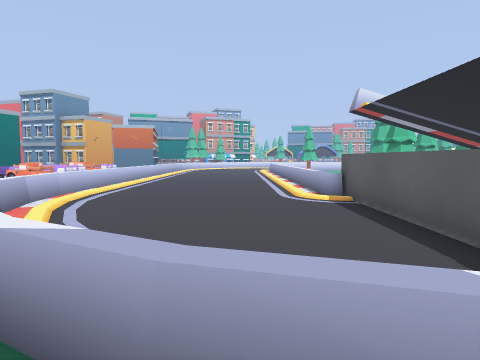
View 1 (above)

24 first-person views from a walk through a level from a Godot 3-D game. The camera is 1.2 m above the floor, tilts 4° down and sees 75° across. The floor is counted in squares, 1 m on a side. Each view is taken from the middle of a square. On the plan, view 1 faces up. The plan holds only what a view shows up to about 13 squares ahead; the rest is blank. The place goes on beyond the plan.

View 2
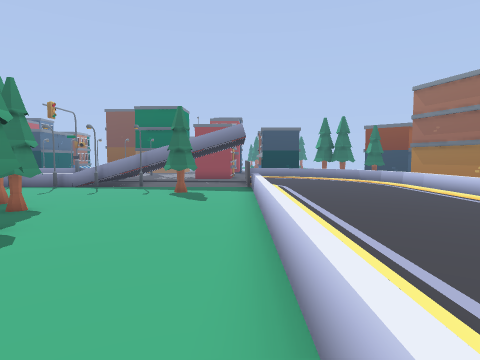

View 3
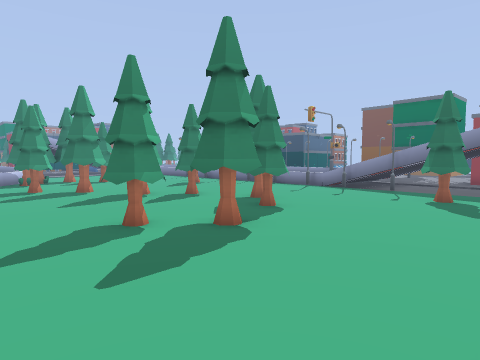

View 4
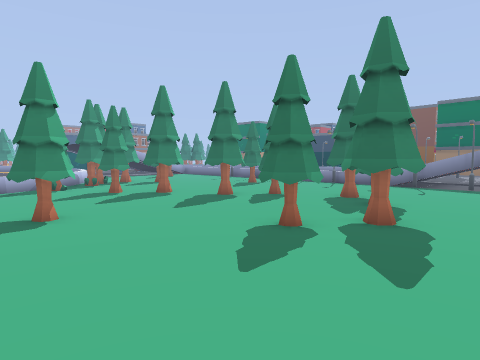

View 5
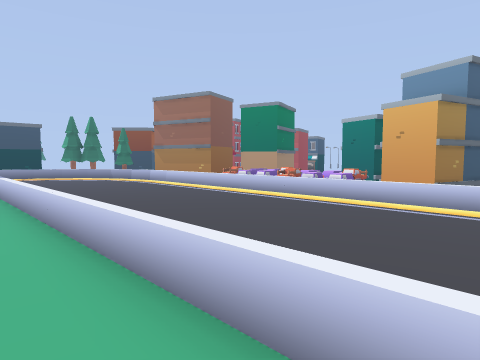

View 6
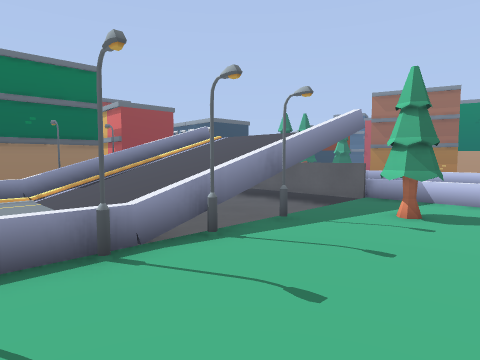

View 7
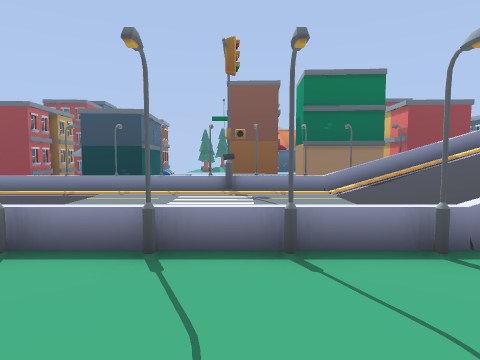

View 8
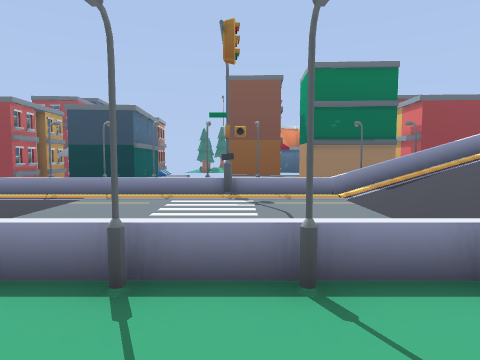

View 9
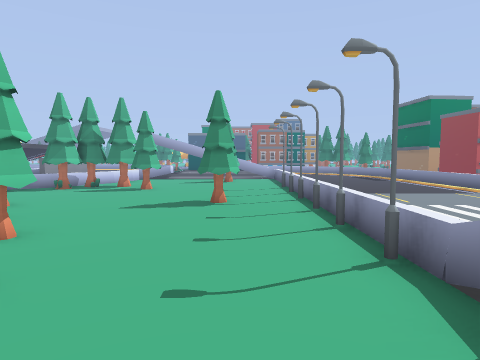

View 10
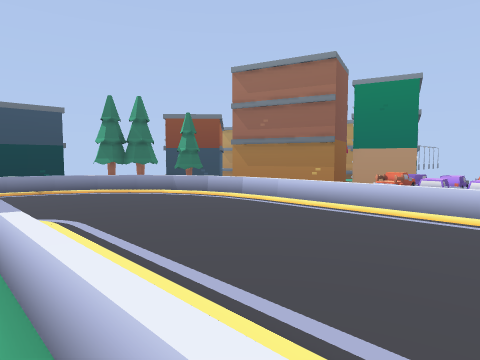

View 11
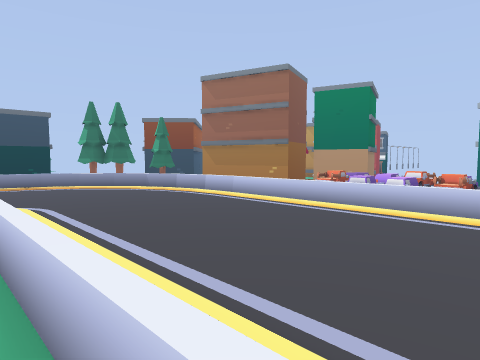

View 12
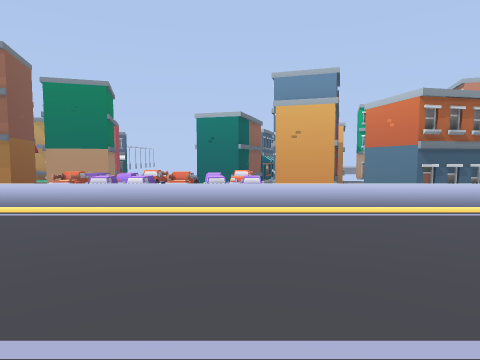

View 13
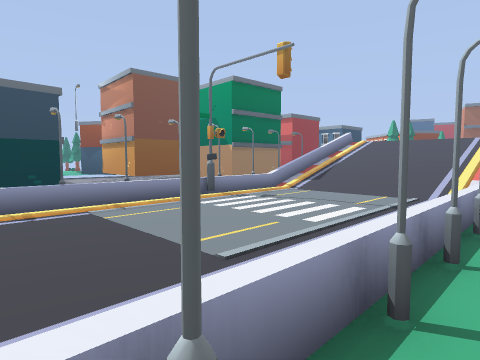

View 14
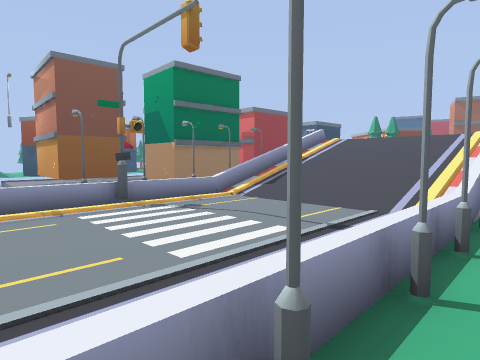

View 15
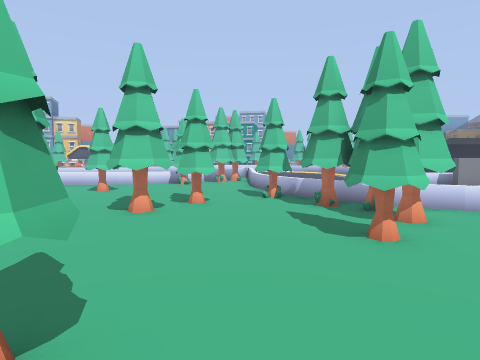

View 16
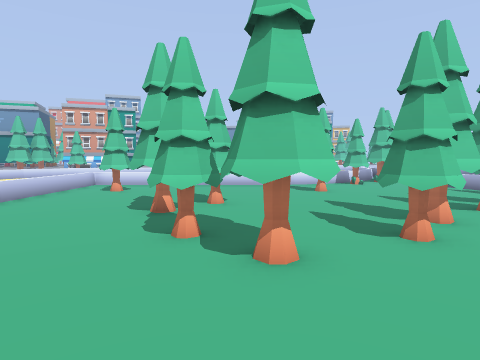

View 17
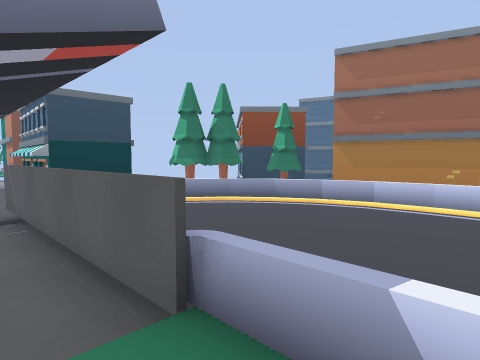

View 18
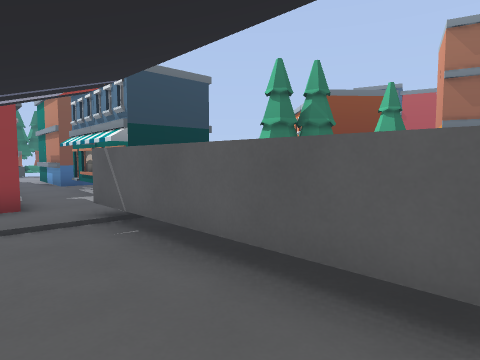

View 19
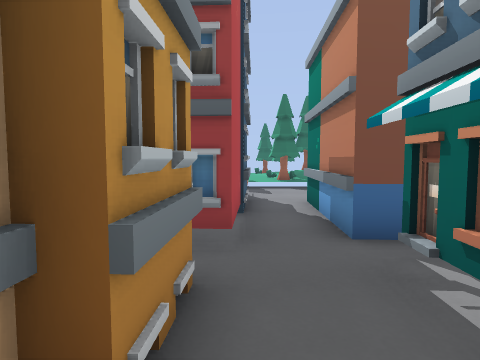

View 20
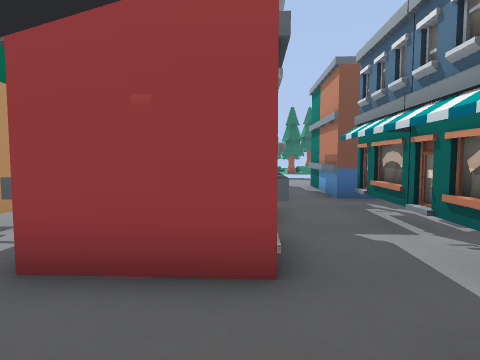

View 21
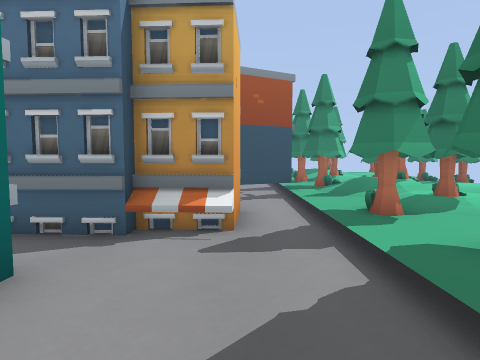

View 22
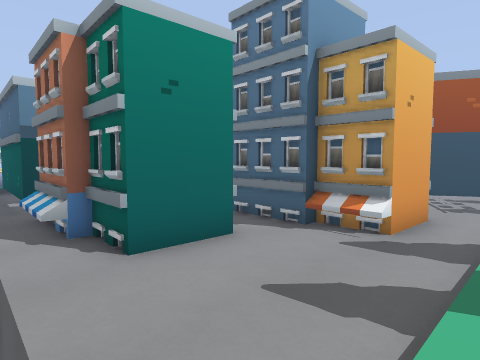

View 23
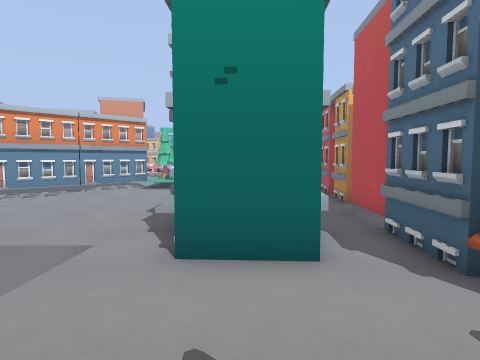

View 24
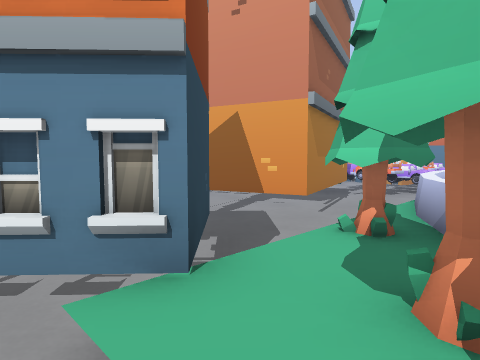

### Floor plan
Key: @ floor where view 1 was taken; # wall or solid block; x gap in a wall; . main floor; : floor 0.25 m higher than the main floor; - floor 0.25 m lower than the main floor; _ floor 0.5 m lower than the main floor; / step, stairs or slope; = window, fence, low wall or low ledge; ^ raised ledge; T thing the floor can be seen under or through; S streetlight; O other object.
Columns run from 11 left of view 1 to 20 right of it. Each row starts with its distance up from view 1.
 22      #=      .... ...........
 21     ##=......=. #............=
 20    # #=......=.##......#.....==
 19    #  =......=...............#=
 18   ##  =......=...............##=
 17   # OO=......=.....#......##..##
 16   OOOO=......=....##......#....#
 15  OOOOO=......=.........##......#
 14  OOOOO=......=.....TT..#......#.
 13   OOOO=......=......TT..........
 12  OOOOO=......=..................
 11  OOOOO=......=............##....
 10 #OOOOO=......=..#.........##....
  9   ###-=......=..................
  8    ###=......=//#xSxSOSSOSOSOSSO
  7     ##=......#---^^^^^^^^^^^^^^^
  6      #==.....#---^^^^^^^^^^^^^^^
  5      ##=.....#---^^^^^^^^^^^^^^^
  4      ###=....#---^^^^^^^^^^^^^^^
  3       ###=...#---^^^^^^^^^^^^^^^
  2      #####=..#---^^^^^^^^^^^^^^^
  1      ##.##.===--#^^^#===#=======
  0      #- - -@ -----O ##OS S S#SS#
 -1           ####-#######      ####
 -2   ##----- ####-#     #      #
 -3   #_----- ###--#
 -4     ------###--#      ####
 -5     ------###--#        ##
 -6     -----------#         #
 -7      -----###-##
 -8      -----###-#
 -9       ----###-#
-10          -###-#
-11          -----#
-12          -----#
-13          -----###-#
-14           --------#  --
-15         . ///.##....#x#
-16             #.##.//## #
-17               .#// #
-18                ///##
-19                  ..:
-20                   ::

Positions as (right, up) in squares from view 1, and headings:
1: (0, 0), facing up
2: (3, 21), facing down
3: (3, 20), facing down-right
4: (5, 22), facing down-right
5: (4, 22), facing down-left
6: (12, 12), facing down-left
7: (13, 12), facing down
8: (13, 11), facing down
9: (7, 10), facing right
10: (3, 14), facing down-left
11: (3, 16), facing down-left
12: (3, 16), facing left
13: (20, 9), facing down-left
14: (17, 9), facing down-left
15: (17, 9), facing up
16: (9, 9), facing up
17: (4, 10), facing down-left
18: (5, 7), facing down-left
19: (3, -2), facing down
20: (4, 2), facing down
21: (-2, -13), facing right
22: (-3, -15), facing up-right
23: (0, -15), facing up
24: (-3, 0), facing up-left
